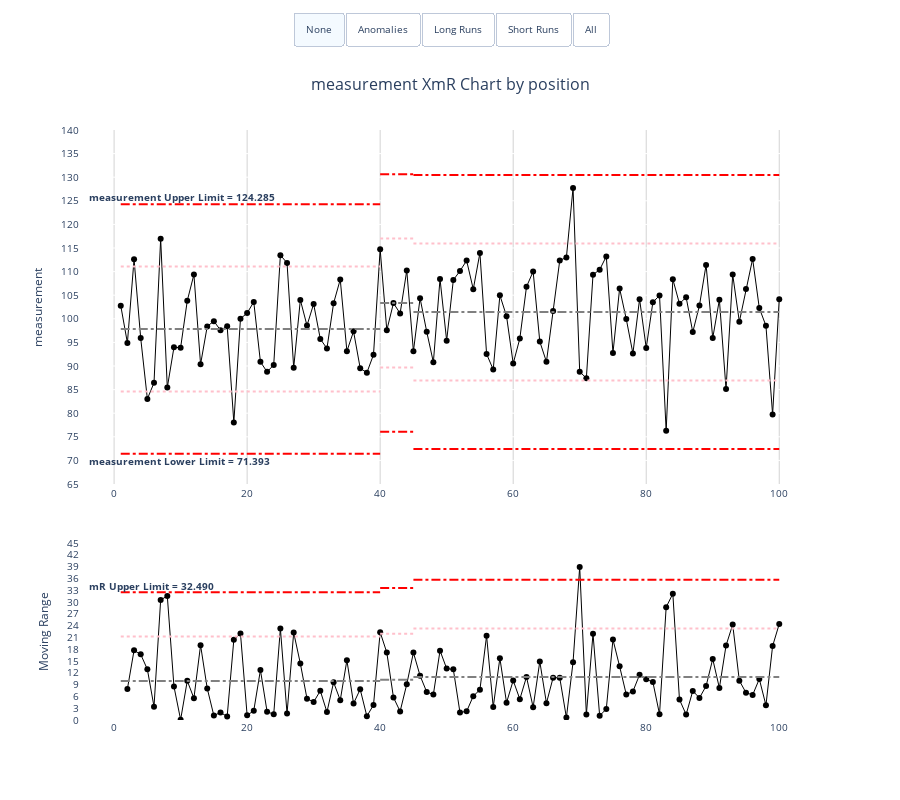

Notebook code for this chart:
### Code cell
# Numeric example
numeric_data = pd.DataFrame({
    'position': range(1, 101),
    'measurement': np.random.normal(100, 10, 100)
})

xmr_numeric = xmr.XmR(
    data=numeric_data,
    x_ser_name='position',
    y_ser_name='measurement',
    x_type='numeric',
    chart_height=800,
    period_breaks=[40, 45],
)

xmr_numeric.xmr_chart

### Figure 1 — Plotly figure (JSON) as saved in the notebook; plotly's stock layout.template omitted (floating-point values rounded to 4 significant figures; data arrays with more than 128 entries replaced by an {"elided": "..."} marker saying what was removed)
{"data": [{"hovertemplate": "<b>Position:</b> %{x}<br><b>Value:</b> %{y:.2f}<br><extra></extra>", "line": {"color": "black", "width": 1}, "marker": {"color": "black", "size": 6}, "mode": "lines+markers", "name": "measurement", "type": "scatter", "x": [1, 2, 3, 4, 5, 6, 7, 8, 9, 10, 11, 12, 13, 14, 15, 16, 17, 18, 19, 20, 21, 22, 23, 24, 25, 26, 27, 28, 29, 30, 31, 32, 33, 34, 35, 36, 37, 38, 39, 40, 41, 42, 43, 44, 45, 46, 47, 48, 49, 50, 51, 52, 53, 54, 55, 56, 57, 58, 59, 60, 61, 62, 63, 64, 65, 66, 67, 68, 69, 70, 71, 72, 73, 74, 75, 76, 77, 78, 79, 80, 81, 82, 83, 84, 85, 86, 87, 88, 89, 90, 91, 92, 93, 94, 95, 96, 97, 98, 99, 100], "xaxis": "x", "y": [102.8, 94.9, 112.6, 95.92, 83.03, 86.43, 117.0, 85.44, 93.96, 93.88, 103.8, 109.4, 90.35, 98.39, 99.51, 97.57, 98.44, 78.04, 100.0, 101.2, 103.6, 90.88, 88.77, 90.22, 113.5, 111.8, 89.63, 104.0, 98.57, 103.2, 95.73, 93.71, 103.3, 108.3, 93.14, 97.34, 89.54, 88.58, 92.39, 114.7, 97.58, 103.3, 101.1, 110.2, 93.1, 104.4, 97.26, 90.79, 108.4, 95.36, 108.2, 110.1, 112.3, 106.3, 114.0, 92.54, 89.25, 105.0, 100.6, 90.52, 95.83, 106.8, 110.0, 95.16, 90.88, 101.6, 112.4, 113.0, 127.7, 88.79, 87.41, 109.3, 110.4, 113.2, 92.78, 106.4, 99.93, 92.66, 104.2, 93.82, 103.5, 105.0, 76.27, 108.4, 103.2, 104.6, 97.18, 102.8, 111.4, 95.91, 104.0, 85.12, 109.4, 99.38, 106.3, 112.7, 102.3, 98.53, 79.73, 104.2], "yaxis": "y"}, {"hovertemplate": "<b>Position:</b> %{x}<br><b>Range:</b> %{y:.2f}<br><extra></extra>", "line": {"color": "black", "width": 1}, "marker": {"color": "black", "size": 6}, "mode": "lines+markers", "name": "Moving Range", "type": "scatter", "x": [1, 2, 3, 4, 5, 6, 7, 8, 9, 10, 11, 12, 13, 14, 15, 16, 17, 18, 19, 20, 21, 22, 23, 24, 25, 26, 27, 28, 29, 30, 31, 32, 33, 34, 35, 36, 37, 38, 39, 40, 41, 42, 43, 44, 45, 46, 47, 48, 49, 50, 51, 52, 53, 54, 55, 56, 57, 58, 59, 60, 61, 62, 63, 64, 65, 66, 67, 68, 69, 70, 71, 72, 73, 74, 75, 76, 77, 78, 79, 80, 81, 82, 83, 84, 85, 86, 87, 88, 89, 90, 91, 92, 93, 94, 95, 96, 97, 98, 99, 100], "xaxis": "x2", "y": {"elided": "300 float values"}, "yaxis": "y2"}, {"marker": {"color": "red", "size": 8, "symbol": "cross"}, "mode": "markers", "texttemplate": "%{y}", "type": "scatter", "visible": false, "x": [69], "xaxis": "x", "y": [127.7], "yaxis": "y"}, {"marker": {"color": "red", "size": 8, "symbol": "cross"}, "mode": "markers", "type": "scatter", "visible": false, "x": [70], "xaxis": "x2", "y": [38.91], "yaxis": "y2"}], "layout": {"annotations": [{"font": {"size": 16}, "showarrow": false, "text": "measurement XmR Chart by position", "x": 0.5, "xanchor": "center", "xref": "paper", "y": 1.1, "yanchor": "top", "yref": "paper"}, {"font": {"size": 10}, "showarrow": false, "text": "<b>mR Upper Limit = 32.490</b>", "x": 0.01, "xanchor": "left", "xref": "paper", "y": 34.11, "yanchor": "auto", "yref": "y2"}, {"font": {"size": 10}, "showarrow": false, "text": "<b>measurement Upper Limit = 124.285</b>", "x": 0.01, "xanchor": "left", "xref": "paper", "y": 125.9, "yanchor": "auto", "yref": "y"}, {"font": {"size": 10}, "showarrow": false, "text": "<b>measurement Lower Limit = 71.393</b>", "x": 0.01, "xanchor": "left", "xref": "paper", "y": 69.81, "yanchor": "auto", "yref": "y"}], "font": {"size": 10}, "height": 800, "hovermode": "x", "plot_bgcolor": "white", "shapes": [{"line": {"color": "gray", "dash": "dashdot"}, "type": "line", "x0": 1, "x1": 40, "xref": "x", "y0": 97.84, "y1": 97.84, "yref": "y"}, {"line": {"color": "red", "dash": "dashdot"}, "type": "line", "x0": 1, "x1": 40, "xref": "x", "y0": 124.3, "y1": 124.3, "yref": "y"}, {"line": {"color": "red", "dash": "dashdot"}, "type": "line", "x0": 1, "x1": 40, "xref": "x", "y0": 71.39, "y1": 71.39, "yref": "y"}, {"line": {"color": "pink", "dash": "dot"}, "type": "line", "x0": 1, "x1": 40, "xref": "x", "y0": 111.1, "y1": 111.1, "yref": "y"}, {"line": {"color": "pink", "dash": "dot"}, "type": "line", "x0": 1, "x1": 40, "xref": "x", "y0": 84.62, "y1": 84.62, "yref": "y"}, {"line": {"color": "gray", "dash": "dashdot"}, "type": "line", "x0": 1, "x1": 40, "xref": "x", "y0": 9.942, "y1": 9.942, "yref": "y2"}, {"line": {"color": "red", "dash": "dashdot"}, "type": "line", "x0": 1, "x1": 40, "xref": "x", "y0": 32.49, "y1": 32.49, "yref": "y2"}, {"line": {"color": "pink", "dash": "dot"}, "type": "line", "x0": 1, "x1": 40, "xref": "x", "y0": 21.22, "y1": 21.22, "yref": "y2"}, {"line": {"color": "gray", "dash": "dashdot"}, "type": "line", "x0": 40, "x1": 45, "xref": "x", "y0": 103.4, "y1": 103.4, "yref": "y"}, {"line": {"color": "red", "dash": "dashdot"}, "type": "line", "x0": 40, "x1": 45, "xref": "x", "y0": 130.6, "y1": 130.6, "yref": "y"}, {"line": {"color": "red", "dash": "dashdot"}, "type": "line", "x0": 40, "x1": 45, "xref": "x", "y0": 76.06, "y1": 76.06, "yref": "y"}, {"line": {"color": "pink", "dash": "dot"}, "type": "line", "x0": 40, "x1": 45, "xref": "x", "y0": 117.0, "y1": 117.0, "yref": "y"}, {"line": {"color": "pink", "dash": "dot"}, "type": "line", "x0": 40, "x1": 45, "xref": "x", "y0": 89.7, "y1": 89.7, "yref": "y"}, {"line": {"color": "gray", "dash": "dashdot"}, "type": "line", "x0": 40, "x1": 45, "xref": "x", "y0": 10.26, "y1": 10.26, "yref": "y2"}, {"line": {"color": "red", "dash": "dashdot"}, "type": "line", "x0": 40, "x1": 45, "xref": "x", "y0": 33.53, "y1": 33.53, "yref": "y2"}, {"line": {"color": "pink", "dash": "dot"}, "type": "line", "x0": 40, "x1": 45, "xref": "x", "y0": 21.9, "y1": 21.9, "yref": "y2"}, {"line": {"color": "gray", "dash": "dashdot"}, "type": "line", "x0": 45, "x1": 100, "xref": "x", "y0": 101.4, "y1": 101.4, "yref": "y"}, {"line": {"color": "red", "dash": "dashdot"}, "type": "line", "x0": 45, "x1": 100, "xref": "x", "y0": 130.5, "y1": 130.5, "yref": "y"}, {"line": {"color": "red", "dash": "dashdot"}, "type": "line", "x0": 45, "x1": 100, "xref": "x", "y0": 72.41, "y1": 72.41, "yref": "y"}, {"line": {"color": "pink", "dash": "dot"}, "type": "line", "x0": 45, "x1": 100, "xref": "x", "y0": 115.9, "y1": 115.9, "yref": "y"}, {"line": {"color": "pink", "dash": "dot"}, "type": "line", "x0": 45, "x1": 100, "xref": "x", "y0": 86.92, "y1": 86.92, "yref": "y"}, {"line": {"color": "gray", "dash": "dashdot"}, "type": "line", "x0": 45, "x1": 100, "xref": "x", "y0": 10.91, "y1": 10.91, "yref": "y2"}, {"line": {"color": "red", "dash": "dashdot"}, "type": "line", "x0": 45, "x1": 100, "xref": "x", "y0": 35.66, "y1": 35.66, "yref": "y2"}, {"line": {"color": "pink", "dash": "dot"}, "type": "line", "x0": 45, "x1": 100, "xref": "x", "y0": 23.28, "y1": 23.28, "yref": "y2"}], "showlegend": false, "updatemenus": [{"active": 0, "buttons": [{"args": [{"visible": [true, true, false, false]}, {"annotations": [{"font": {"size": 16}, "showarrow": false, "text": "measurement XmR Chart by position", "x": 0.5, "xanchor": "center", "xref": "paper", "y": 1.1, "yanchor": "top", "yref": "paper"}, {"font": {"size": 10}, "showarrow": false, "text": "<b>mR Upper Limit = 32.490</b>", "x": 0.01, "xanchor": "left", "xref": "paper", "y": 34.11, "yanchor": "auto", "yref": "y2"}, {"font": {"size": 10}, "showarrow": false, "text": "<b>measurement Upper Limit = 124.285</b>", "x": 0.01, "xanchor": "left", "xref": "paper", "y": 125.9, "yanchor": "auto", "yref": "y"}, {"font": {"size": 10}, "showarrow": false, "text": "<b>measurement Lower Limit = 71.393</b>", "x": 0.01, "xanchor": "left", "xref": "paper", "y": 69.81, "yanchor": "auto", "yref": "y"}], "shapes": [{"line": {"color": "gray", "dash": "dashdot"}, "type": "line", "x0": 1, "x1": 40, "xref": "x", "y0": 97.84, "y1": 97.84, "yref": "y"}, {"line": {"color": "red", "dash": "dashdot"}, "type": "line", "x0": 1, "x1": 40, "xref": "x", "y0": 124.3, "y1": 124.3, "yref": "y"}, {"line": {"color": "red", "dash": "dashdot"}, "type": "line", "x0": 1, "x1": 40, "xref": "x", "y0": 71.39, "y1": 71.39, "yref": "y"}, {"line": {"color": "pink", "dash": "dot"}, "type": "line", "x0": 1, "x1": 40, "xref": "x", "y0": 111.1, "y1": 111.1, "yref": "y"}, {"line": {"color": "pink", "dash": "dot"}, "type": "line", "x0": 1, "x1": 40, "xref": "x", "y0": 84.62, "y1": 84.62, "yref": "y"}, {"line": {"color": "gray", "dash": "dashdot"}, "type": "line", "x0": 1, "x1": 40, "xref": "x", "y0": 9.942, "y1": 9.942, "yref": "y2"}, {"line": {"color": "red", "dash": "dashdot"}, "type": "line", "x0": 1, "x1": 40, "xref": "x", "y0": 32.49, "y1": 32.49, "yref": "y2"}, {"line": {"color": "pink", "dash": "dot"}, "type": "line", "x0": 1, "x1": 40, "xref": "x", "y0": 21.22, "y1": 21.22, "yref": "y2"}, {"line": {"color": "gray", "dash": "dashdot"}, "type": "line", "x0": 40, "x1": 45, "xref": "x", "y0": 103.4, "y1": 103.4, "yref": "y"}, {"line": {"color": "red", "dash": "dashdot"}, "type": "line", "x0": 40, "x1": 45, "xref": "x", "y0": 130.6, "y1": 130.6, "yref": "y"}, {"line": {"color": "red", "dash": "dashdot"}, "type": "line", "x0": 40, "x1": 45, "xref": "x", "y0": 76.06, "y1": 76.06, "yref": "y"}, {"line": {"color": "pink", "dash": "dot"}, "type": "line", "x0": 40, "x1": 45, "xref": "x", "y0": 117.0, "y1": 117.0, "yref": "y"}, {"line": {"color": "pink", "dash": "dot"}, "type": "line", "x0": 40, "x1": 45, "xref": "x", "y0": 89.7, "y1": 89.7, "yref": "y"}, {"line": {"color": "gray", "dash": "dashdot"}, "type": "line", "x0": 40, "x1": 45, "xref": "x", "y0": 10.26, "y1": 10.26, "yref": "y2"}, {"line": {"color": "red", "dash": "dashdot"}, "type": "line", "x0": 40, "x1": 45, "xref": "x", "y0": 33.53, "y1": 33.53, "yref": "y2"}, {"line": {"color": "pink", "dash": "dot"}, "type": "line", "x0": 40, "x1": 45, "xref": "x", "y0": 21.9, "y1": 21.9, "yref": "y2"}, {"line": {"color": "gray", "dash": "dashdot"}, "type": "line", "x0": 45, "x1": 100, "xref": "x", "y0": 101.4, "y1": 101.4, "yref": "y"}, {"line": {"color": "red", "dash": "dashdot"}, "type": "line", "x0": 45, "x1": 100, "xref": "x", "y0": 130.5, "y1": 130.5, "yref": "y"}, {"line": {"color": "red", "dash": "dashdot"}, "type": "line", "x0": 45, "x1": 100, "xref": "x", "y0": 72.41, "y1": 72.41, "yref": "y"}, {"line": {"color": "pink", "dash": "dot"}, "type": "line", "x0": 45, "x1": 100, "xref": "x", "y0": 115.9, "y1": 115.9, "yref": "y"}, {"line": {"color": "pink", "dash": "dot"}, "type": "line", "x0": 45, "x1": 100, "xref": "x", "y0": 86.92, "y1": 86.92, "yref": "y"}, {"line": {"color": "gray", "dash": "dashdot"}, "type": "line", "x0": 45, "x1": 100, "xref": "x", "y0": 10.91, "y1": 10.91, "yref": "y2"}, {"line": {"color": "red", "dash": "dashdot"}, "type": "line", "x0": 45, "x1": 100, "xref": "x", "y0": 35.66, "y1": 35.66, "yref": "y2"}, {"line": {"color": "pink", "dash": "dot"}, "type": "line", "x0": 45, "x1": 100, "xref": "x", "y0": 23.28, "y1": 23.28, "yref": "y2"}]}], "label": "None", "method": "update"}, {"args": [{"visible": [true, true, true, true]}, {"annotations": [{"font": {"size": 16}, "showarrow": false, "text": "measurement XmR Chart by position", "x": 0.5, "xanchor": "center", "xref": "paper", "y": 1.1, "yanchor": "top", "yref": "paper"}, {"font": {"size": 10}, "showarrow": false, "text": "<b>mR Upper Limit = 32.490</b>", "x": 0.01, "xanchor": "left", "xref": "paper", "y": 34.11, "yanchor": "auto", "yref": "y2"}, {"font": {"size": 10}, "showarrow": false, "text": "<b>measurement Upper Limit = 124.285</b>", "x": 0.01, "xanchor": "left", "xref": "paper", "y": 125.9, "yanchor": "auto", "yref": "y"}, {"font": {"size": 10}, "showarrow": false, "text": "<b>measurement Lower Limit = 71.393</b>", "x": 0.01, "xanchor": "left", "xref": "paper", "y": 69.81, "yanchor": "auto", "yref": "y"}], "shapes": [{"line": {"color": "gray", "dash": "dashdot"}, "type": "line", "x0": 1, "x1": 40, "xref": "x", "y0": 97.84, "y1": 97.84, "yref": "y"}, {"line": {"color": "red", "dash": "dashdot"}, "type": "line", "x0": 1, "x1": 40, "xref": "x", "y0": 124.3, "y1": 124.3, "yref": "y"}, {"line": {"color": "red", "dash": "dashdot"}, "type": "line", "x0": 1, "x1": 40, "xref": "x", "y0": 71.39, "y1": 71.39, "yref": "y"}, {"line": {"color": "pink", "dash": "dot"}, "type": "line", "x0": 1, "x1": 40, "xref": "x", "y0": 111.1, "y1": 111.1, "yref": "y"}, {"line": {"color": "pink", "dash": "dot"}, "type": "line", "x0": 1, "x1": 40, "xref": "x", "y0": 84.62, "y1": 84.62, "yref": "y"}, {"line": {"color": "gray", "dash": "dashdot"}, "type": "line", "x0": 1, "x1": 40, "xref": "x", "y0": 9.942, "y1": 9.942, "yref": "y2"}, {"line": {"color": "red", "dash": "dashdot"}, "type": "line", "x0": 1, "x1": 40, "xref": "x", "y0": 32.49, "y1": 32.49, "yref": "y2"}, {"line": {"color": "pink", "dash": "dot"}, "type": "line", "x0": 1, "x1": 40, "xref": "x", "y0": 21.22, "y1": 21.22, "yref": "y2"}, {"line": {"color": "gray", "dash": "dashdot"}, "type": "line", "x0": 40, "x1": 45, "xref": "x", "y0": 103.4, "y1": 103.4, "yref": "y"}, {"line": {"color": "red", "dash": "dashdot"}, "type": "line", "x0": 40, "x1": 45, "xref": "x", "y0": 130.6, "y1": 130.6, "yref": "y"}, {"line": {"color": "red", "dash": "dashdot"}, "type": "line", "x0": 40, "x1": 45, "xref": "x", "y0": 76.06, "y1": 76.06, "yref": "y"}, {"line": {"color": "pink", "dash": "dot"}, "type": "line", "x0": 40, "x1": 45, "xref": "x", "y0": 117.0, "y1": 117.0, "yref": "y"}, {"line": {"color": "pink", "dash": "dot"}, "type": "line", "x0": 40, "x1": 45, "xref": "x", "y0": 89.7, "y1": 89.7, "yref": "y"}, {"line": {"color": "gray", "dash": "dashdot"}, "type": "line", "x0": 40, "x1": 45, "xref": "x", "y0": 10.26, "y1": 10.26, "yref": "y2"}, {"line": {"color": "red", "dash": "dashdot"}, "type": "line", "x0": 40, "x1": 45, "xref": "x", "y0": 33.53, "y1": 33.53, "yref": "y2"}, {"line": {"color": "pink", "dash": "dot"}, "type": "line", "x0": 40, "x1": 45, "xref": "x", "y0": 21.9, "y1": 21.9, "yref": "y2"}, {"line": {"color": "gray", "dash": "dashdot"}, "type": "line", "x0": 45, "x1": 100, "xref": "x", "y0": 101.4, "y1": 101.4, "yref": "y"}, {"line": {"color": "red", "dash": "dashdot"}, "type": "line", "x0": 45, "x1": 100, "xref": "x", "y0": 130.5, "y1": 130.5, "yref": "y"}, {"line": {"color": "red", "dash": "dashdot"}, "type": "line", "x0": 45, "x1": 100, "xref": "x", "y0": 72.41, "y1": 72.41, "yref": "y"}, {"line": {"color": "pink", "dash": "dot"}, "type": "line", "x0": 45, "x1": 100, "xref": "x", "y0": 115.9, "y1": 115.9, "yref": "y"}, {"line": {"color": "pink", "dash": "dot"}, "type": "line", "x0": 45, "x1": 100, "xref": "x", "y0": 86.92, "y1": 86.92, "yref": "y"}, {"line": {"color": "gray", "dash": "dashdot"}, "type": "line", "x0": 45, "x1": 100, "xref": "x", "y0": 10.91, "y1": 10.91, "yref": "y2"}, {"line": {"color": "red", "dash": "dashdot"}, "type": "line", "x0": 45, "x1": 100, "xref": "x", "y0": 35.66, "y1": 35.66, "yref": "y2"}, {"line": {"color": "pink", "dash": "dot"}, "type": "line", "x0": 45, "x1": 100, "xref": "x", "y0": 23.28, "y1": 23.28, "yref": "y2"}]}], "label": "Anomalies", "method": "update"}, {"args": [{"visible": [true, true, false, false]}, {"annotations": [{"font": {"size": 16}, "showarrow": false, "text": "measurement XmR Chart by position", "x": 0.5, "xanchor": "center", "xref": "paper", "y": 1.1, "yanchor": "top", "yref": "paper"}, {"font": {"size": 10}, "showarrow": false, "text": "<b>mR Upper Limit = 32.490</b>", "x": 0.01, "xanchor": "left", "xref": "paper", "y": 34.11, "yanchor": "auto", "yref": "y2"}, {"font": {"size": 10}, "showarrow": false, "text": "<b>measurement Upper Limit = 124.285</b>", "x": 0.01, "xanchor": "left", "xref": "paper", "y": 125.9, "yanchor": "auto", "yref": "y"}, {"font": {"size": 10}, "showarrow": false, "text": "<b>measurement Lower Limit = 71.393</b>", "x": 0.01, "xanchor": "left", "xref": "paper", "y": 69.81, "yanchor": "auto", "yref": "y"}], "shapes": [{"line": {"color": "gray", "dash": "dashdot"}, "type": "line", "x0": 1, "x1": 40, "xref": "x", "y0": 97.84, "y1": 97.84, "yref": "y"}, {"line": {"color": "red", "dash": "dashdot"}, "type": "line", "x0": 1, "x1": 40, "xref": "x", "y0": 124.3, "y1": 124.3, "yref": "y"}, {"line": {"color": "red", "dash": "dashdot"}, "type": "line", "x0": 1, "x1": 40, "xref": "x", "y0": 71.39, "y1": 71.39, "yref": "y"}, {"line": {"color": "pink", "dash": "dot"}, "type": "line", "x0": 1, "x1": 40, "xref": "x", "y0": 111.1, "y1": 111.1, "yref": "y"}, {"line": {"color": "pink", "dash": "dot"}, "type": "line", "x0": 1, "x1": 40, "xref": "x", "y0": 84.62, "y1": 84.62, "yref": "y"}, {"line": {"color": "gray", "dash": "dashdot"}, "type": "line", "x0": 1, "x1": 40, "xref": "x", "y0": 9.942, "y1": 9.942, "yref": "y2"}, {"line": {"color": "red", "dash": "dashdot"}, "type": "line", "x0": 1, "x1": 40, "xref": "x", "y0": 32.49, "y1": 32.49, "yref": "y2"}, {"line": {"color": "pink", "dash": "dot"}, "type": "line", "x0": 1, "x1": 40, "xref": "x", "y0": 21.22, "y1": 21.22, "yref": "y2"}, {"line": {"color": "gray", "dash": "dashdot"}, "type": "line", "x0": 40, "x1": 45, "xref": "x", "y0": 103.4, "y1": 103.4, "yref": "y"}, {"line": {"color": "red", "dash": "dashdot"}, "type": "line", "x0": 40, "x1": 45, "xref": "x", "y0": 130.6, "y1": 130.6, "yref": "y"}, {"line": {"color": "red", "dash": "dashdot"}, "type": "line", "x0": 40, "x1": 45, "xref": "x", "y0": 76.06, "y1": 76.06, "yref": "y"}, {"line": {"color": "pink", "dash": "dot"}, "type": "line", "x0": 40, "x1": 45, "xref": "x", "y0": 117.0, "y1": 117.0, "yref": "y"}, {"line": {"color": "pink", "dash": "dot"}, "type": "line", "x0": 40, "x1": 45, "xref": "x", "y0": 89.7, "y1": 89.7, "yref": "y"}, {"line": {"color": "gray", "dash": "dashdot"}, "type": "line", "x0": 40, "x1": 45, "xref": "x", "y0": 10.26, "y1": 10.26, "yref": "y2"}, {"line": {"color": "red", "dash": "dashdot"}, "type": "line", "x0": 40, "x1": 45, "xref": "x", "y0": 33.53, "y1": 33.53, "yref": "y2"}, {"line": {"color": "pink", "dash": "dot"}, "type": "line", "x0": 40, "x1": 45, "xref": "x", "y0": 21.9, "y1": 21.9, "yref": "y2"}, {"line": {"color": "gray", "dash": "dashdot"}, "type": "line", "x0": 45, "x1": 100, "xref": "x", "y0": 101.4, "y1": 101.4, "yref": "y"}, {"line": {"color": "red", "dash": "dashdot"}, "type": "line", "x0": 45, "x1": 100, "xref": "x", "y0": 130.5, "y1": 130.5, "yref": "y"}, {"line": {"color": "red", "dash": "dashdot"}, "type": "line", "x0": 45, "x1": 100, "xref": "x", "y0": 72.41, "y1": 72.41, "yref": "y"}, {"line": {"color": "pink", "dash": "dot"}, "type": "line", "x0": 45, "x1": 100, "xref": "x", "y0": 115.9, "y1": 115.9, "yref": "y"}, {"line": {"color": "pink", "dash": "dot"}, "type": "line", "x0": 45, "x1": 100, "xref": "x", "y0": 86.92, "y1": 86.92, "yref": "y"}, {"line": {"color": "gray", "dash": "dashdot"}, "type": "line", "x0": 45, "x1": 100, "xref": "x", "y0": 10.91, "y1": 10.91, "yref": "y2"}, {"line": {"color": "red", "dash": "dashdot"}, "type": "line", "x0": 45, "x1": 100, "xref": "x", "y0": 35.66, "y1": 35.66, "yref": "y2"}, {"line": {"color": "pink", "dash": "dot"}, "type": "line", "x0": 45, "x1": 100, "xref": "x", "y0": 23.28, "y1": 23.28, "yref": "y2"}]}], "label": "Long Runs", "method": "update"}, {"args": [{"visible": [true, true, false, false]}, {"annotations": [{"font": {"size": 16}, "showarrow": false, "text": "measurement XmR Chart by position", "x": 0.5, "xanchor": "center", "xref": "paper", "y": 1.1, "yanchor": "top", "yref": "paper"}, {"font": {"size": 10}, "showarrow": false, "text": "<b>mR Upper Limit = 32.490</b>", "x": 0.01, "xanchor": "left", "xref": "paper", "y": 34.11, "yanchor": "auto", "yref": "y2"}, {"font": {"size": 10}, "showarrow": false, "text": "<b>measurement Upper Limit = 124.285</b>", "x": 0.01, "xanchor": "left", "xref": "paper", "y": 125.9, "yanchor": "auto", "yref": "y"}, {"font": {"size": 10}, "showarrow": false, "text": "<b>measurement Lower Limit = 71.393</b>", "x": 0.01, "xanchor": "left", "xref": "paper", "y": 69.81, "yanchor": "auto", "yref": "y"}], "shapes": [{"line": {"color": "gray", "dash": "dashdot"}, "type": "line", "x0": 1, "x1": 40, "xref": "x", "y0": 97.84, "y1": 97.84, "yref": "y"}, {"line": {"color": "red", "dash": "dashdot"}, "type": "line", "x0": 1, "x1": 40, "xref": "x", "y0": 124.3, "y1": 124.3, "yref": "y"}, {"line": {"color": "red", "dash": "dashdot"}, "type": "line", "x0": 1, "x1": 40, "xref": "x", "y0": 71.39, "y1": 71.39, "yref": "y"}, {"line": {"color": "pink", "dash": "dot"}, "type": "line", "x0": 1, "x1": 40, "xref": "x", "y0": 111.1, "y1": 111.1, "yref": "y"}, {"line": {"color": "pink", "dash": "dot"}, "type": "line", "x0": 1, "x1": 40, "xref": "x", "y0": 84.62, "y1": 84.62, "yref": "y"}, {"line": {"color": "gray", "dash": "dashdot"}, "type": "line", "x0": 1, "x1": 40, "xref": "x", "y0": 9.942, "y1": 9.942, "yref": "y2"}, {"line": {"color": "red", "dash": "dashdot"}, "type": "line", "x0": 1, "x1": 40, "xref": "x", "y0": 32.49, "y1": 32.49, "yref": "y2"}, {"line": {"color": "pink", "dash": "dot"}, "type": "line", "x0": 1, "x1": 40, "xref": "x", "y0": 21.22, "y1": 21.22, "yref": "y2"}, {"line": {"color": "gray", "dash": "dashdot"}, "type": "line", "x0": 40, "x1": 45, "xref": "x", "y0": 103.4, "y1": 103.4, "yref": "y"}, {"line": {"color": "red", "dash": "dashdot"}, "type": "line", "x0": 40, "x1": 45, "xref": "x", "y0": 130.6, "y1": 130.6, "yref": "y"}, {"line": {"color": "red", "dash": "dashdot"}, "type": "line", "x0": 40, "x1": 45, "xref": "x", "y0": 76.06, "y1": 76.06, "yref": "y"}, {"line": {"color": "pink", "dash": "dot"}, "type": "line", "x0": 40, "x1": 45, "xref": "x", "y0": 117.0, "y1": 117.0, "yref": "y"}, {"line": {"color": "pink", "dash": "dot"}, "type": "line", "x0": 40, "x1": 45, "xref": "x", "y0": 89.7, "y1": 89.7, "yref": "y"}, {"line": {"color": "gray", "dash": "dashdot"}, "type": "line", "x0": 40, "x1": 45, "xref": "x", "y0": 10.26, "y1": 10.26, "yref": "y2"}, {"line": {"color": "red", "dash": "dashdot"}, "type": "line", "x0": 40, "x1": 45, "xref": "x", "y0": 33.53, "y1": 33.53, "yref": "y2"}, {"line": {"color": "pink", "dash": "dot"}, "type": "line", "x0": 40, "x1": 45, "xref": "x", "y0": 21.9, "y1": 21.9, "yref": "y2"}, {"line": {"color": "gray", "dash": "dashdot"}, "type": "line", "x0": 45, "x1": 100, "xref": "x", "y0": 101.4, "y1": 101.4, "yref": "y"}, {"line": {"color": "red", "dash": "dashdot"}, "type": "line", "x0": 45, "x1": 100, "xref": "x", "y0": 130.5, "y1": 130.5, "yref": "y"}, {"line": {"color": "red", "dash": "dashdot"}, "type": "line", "x0": 45, "x1": 100, "xref": "x", "y0": 72.41, "y1": 72.41, "yref": "y"}, {"line": {"color": "pink", "dash": "dot"}, "type": "line", "x0": 45, "x1": 100, "xref": "x", "y0": 115.9, "y1": 115.9, "yref": "y"}, {"line": {"color": "pink", "dash": "dot"}, "type": "line", "x0": 45, "x1": 100, "xref": "x", "y0": 86.92, "y1": 86.92, "yref": "y"}, {"line": {"color": "gray", "dash": "dashdot"}, "type": "line", "x0": 45, "x1": 100, "xref": "x", "y0": 10.91, "y1": 10.91, "yref": "y2"}, {"line": {"color": "red", "dash": "dashdot"}, "type": "line", "x0": 45, "x1": 100, "xref": "x", "y0": 35.66, "y1": 35.66, "yref": "y2"}, {"line": {"color": "pink", "dash": "dot"}, "type": "line", "x0": 45, "x1": 100, "xref": "x", "y0": 23.28, "y1": 23.28, "yref": "y2"}]}], "label": "Short Runs", "method": "update"}, {"args": [{"visible": [true, true, true, true]}, {"annotations": [{"font": {"size": 16}, "showarrow": false, "text": "measurement XmR Chart by position", "x": 0.5, "xanchor": "center", "xref": "paper", "y": 1.1, "yanchor": "top", "yref": "paper"}, {"font": {"size": 10}, "showarrow": false, "text": "<b>mR Upper Limit = 32.490</b>", "x": 0.01, "xanchor": "left", "xref": "paper", "y": 34.11, "yanchor": "auto", "yref": "y2"}, {"font": {"size": 10}, "showarrow": false, "text": "<b>measurement Upper Limit = 124.285</b>", "x": 0.01, "xanchor": "left", "xref": "paper", "y": 125.9, "yanchor": "auto", "yref": "y"}, {"font": {"size": 10}, "showarrow": false, "text": "<b>measurement Lower Limit = 71.393</b>", "x": 0.01, "xanchor": "left", "xref": "paper", "y": 69.81, "yanchor": "auto", "yref": "y"}], "shapes": [{"line": {"color": "gray", "dash": "dashdot"}, "type": "line", "x0": 1, "x1": 40, "xref": "x", "y0": 97.84, "y1": 97.84, "yref": "y"}, {"line": {"color": "red", "dash": "dashdot"}, "type": "line", "x0": 1, "x1": 40, "xref": "x", "y0": 124.3, "y1": 124.3, "yref": "y"}, {"line": {"color": "red", "dash": "dashdot"}, "type": "line", "x0": 1, "x1": 40, "xref": "x", "y0": 71.39, "y1": 71.39, "yref": "y"}, {"line": {"color": "pink", "dash": "dot"}, "type": "line", "x0": 1, "x1": 40, "xref": "x", "y0": 111.1, "y1": 111.1, "yref": "y"}, {"line": {"color": "pink", "dash": "dot"}, "type": "line", "x0": 1, "x1": 40, "xref": "x", "y0": 84.62, "y1": 84.62, "yref": "y"}, {"line": {"color": "gray", "dash": "dashdot"}, "type": "line", "x0": 1, "x1": 40, "xref": "x", "y0": 9.942, "y1": 9.942, "yref": "y2"}, {"line": {"color": "red", "dash": "dashdot"}, "type": "line", "x0": 1, "x1": 40, "xref": "x", "y0": 32.49, "y1": 32.49, "yref": "y2"}, {"line": {"color": "pink", "dash": "dot"}, "type": "line", "x0": 1, "x1": 40, "xref": "x", "y0": 21.22, "y1": 21.22, "yref": "y2"}, {"line": {"color": "gray", "dash": "dashdot"}, "type": "line", "x0": 40, "x1": 45, "xref": "x", "y0": 103.4, "y1": 103.4, "yref": "y"}, {"line": {"color": "red", "dash": "dashdot"}, "type": "line", "x0": 40, "x1": 45, "xref": "x", "y0": 130.6, "y1": 130.6, "yref": "y"}, {"line": {"color": "red", "dash": "dashdot"}, "type": "line", "x0": 40, "x1": 45, "xref": "x", "y0": 76.06, "y1": 76.06, "yref": "y"}, {"line": {"color": "pink", "dash": "dot"}, "type": "line", "x0": 40, "x1": 45, "xref": "x", "y0": 117.0, "y1": 117.0, "yref": "y"}, {"line": {"color": "pink", "dash": "dot"}, "type": "line", "x0": 40, "x1": 45, "xref": "x", "y0": 89.7, "y1": 89.7, "yref": "y"}, {"line": {"color": "gray", "dash": "dashdot"}, "type": "line", "x0": 40, "x1": 45, "xref": "x", "y0": 10.26, "y1": 10.26, "yref": "y2"}, {"line": {"color": "red", "dash": "dashdot"}, "type": "line", "x0": 40, "x1": 45, "xref": "x", "y0": 33.53, "y1": 33.53, "yref": "y2"}, {"line": {"color": "pink", "dash": "dot"}, "type": "line", "x0": 40, "x1": 45, "xref": "x", "y0": 21.9, "y1": 21.9, "yref": "y2"}, {"line": {"color": "gray", "dash": "dashdot"}, "type": "line", "x0": 45, "x1": 100, "xref": "x", "y0": 101.4, "y1": 101.4, "yref": "y"}, {"line": {"color": "red", "dash": "dashdot"}, "type": "line", "x0": 45, "x1": 100, "xref": "x", "y0": 130.5, "y1": 130.5, "yref": "y"}, {"line": {"color": "red", "dash": "dashdot"}, "type": "line", "x0": 45, "x1": 100, "xref": "x", "y0": 72.41, "y1": 72.41, "yref": "y"}, {"line": {"color": "pink", "dash": "dot"}, "type": "line", "x0": 45, "x1": 100, "xref": "x", "y0": 115.9, "y1": 115.9, "yref": "y"}, {"line": {"color": "pink", "dash": "dot"}, "type": "line", "x0": 45, "x1": 100, "xref": "x", "y0": 86.92, "y1": 86.92, "yref": "y"}, {"line": {"color": "gray", "dash": "dashdot"}, "type": "line", "x0": 45, "x1": 100, "xref": "x", "y0": 10.91, "y1": 10.91, "yref": "y2"}, {"line": {"color": "red", "dash": "dashdot"}, "type": "line", "x0": 45, "x1": 100, "xref": "x", "y0": 35.66, "y1": 35.66, "yref": "y2"}, {"line": {"color": "pink", "dash": "dot"}, "type": "line", "x0": 45, "x1": 100, "xref": "x", "y0": 23.28, "y1": 23.28, "yref": "y2"}]}], "label": "All", "method": "update"}], "direction": "right", "type": "buttons", "x": 0.5, "xanchor": "center", "y": 1.2}], "xaxis": {"anchor": "y", "automargin": true, "domain": [0, 1], "gridcolor": "lightgray", "showgrid": true, "showline": true, "showspikes": true, "showticklabels": true, "spikemode": "across+toaxis", "spikesnap": "cursor", "tickangle": 0, "tickformat": "d", "ticklabelmode": "period", "type": "linear", "zeroline": false}, "xaxis2": {"anchor": "y2", "domain": [0, 1]}, "yaxis": {"anchor": "x", "domain": [0.4, 1], "dtick": 5, "range": [65, 140], "tickformat": "0", "title": {"text": "measurement"}}, "yaxis2": {"anchor": "x2", "domain": [0, 0.3], "dtick": 3, "range": [0, 45], "tickformat": "0", "title": {"text": "Moving Range"}}}}
